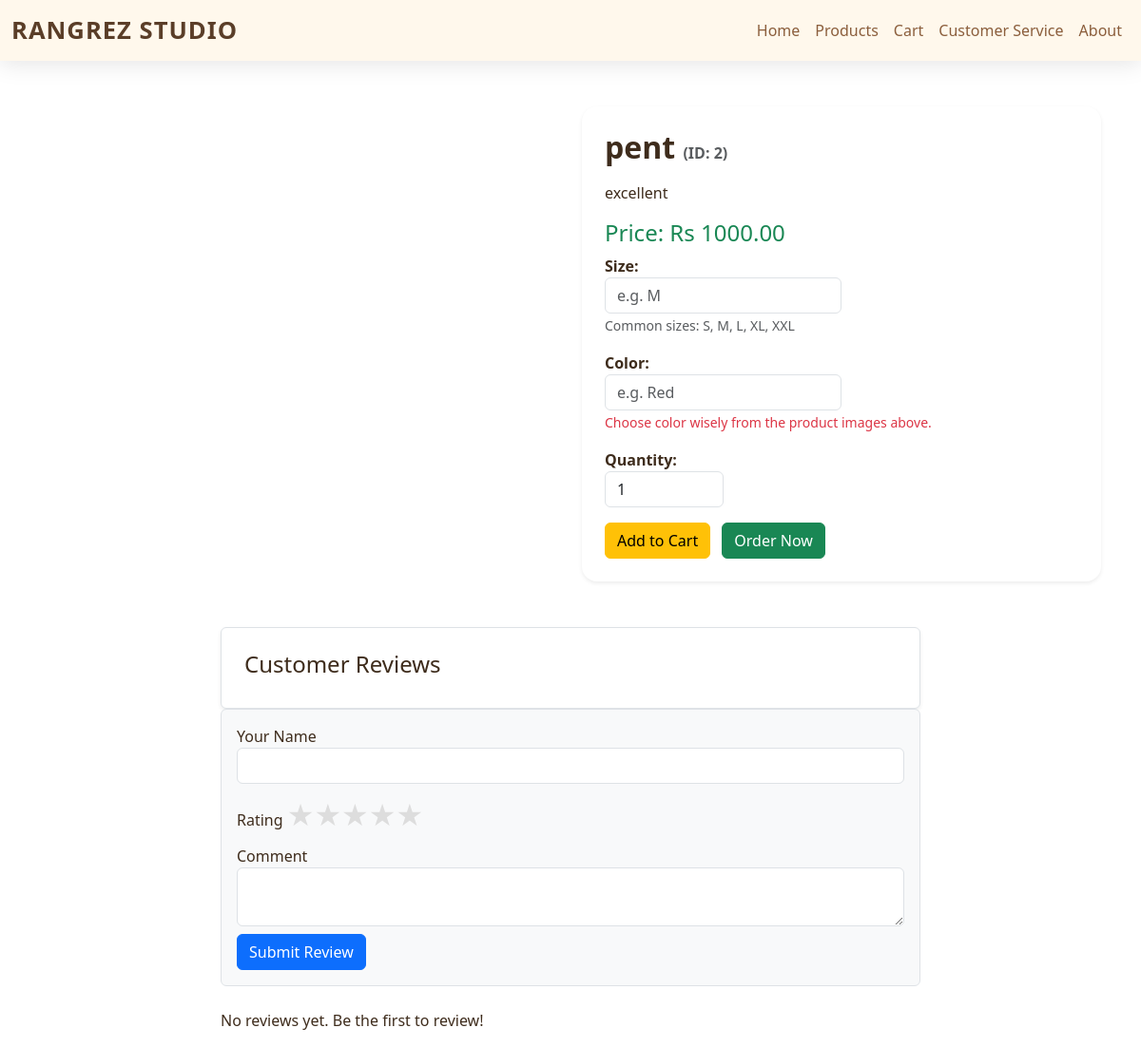
Screenshot of /products/2/ with the database file from the repository.
### shoppingapp/models.py (models this page shows, shortened)
class Product(models.Model):
    name = models.CharField(max_length=200)
    description = models.TextField()
    price = models.DecimalField(max_digits=10, decimal_places=2, null=True, blank=True)
    image = models.ImageField(upload_to='products/', blank=True, null=True)

### shoppingapp/views.py (the view)
# urls.py: path('products/<int:pk>/', views.product_detail, name='product_detail'),
def product_detail(request, pk):
    product = get_object_or_404(Product, pk=pk)
    reviews = product.reviews.all().order_by('-created_at')
    avg_rating = reviews.aggregate(models.Avg('rating'))['rating__avg']
    if request.method == 'POST':
        name = request.POST['name']
        rating = int(request.POST['rating'])
        comment = request.POST.get('comment', '')
        Review.objects.create(product=product, name=name, rating=rating, comment=comment)
        return redirect('product_detail', pk=pk)
    return render(request, 'myapp/product_detail.html', {
        'product': product,
        'reviews': reviews,
        'avg_rating': avg_rating,
    })

### shoppingapp/templates/myapp/product_detail.html (shortened to what this page needs)
{% load static %}
<!DOCTYPE html>
<html lang="en">
<head>
    <link rel="stylesheet" href="https://cdn.jsdelivr.net/npm/bootstrap@5.3.3/dist/css/bootstrap.min.css">
</head>
<body>
{% include 'myapp/navbar.html' %}
<div class="container mt-5">
    <div class="row">
        <div class="col-md-6">
        </div>
        <div class="col-md-6">
            <div class="bg-white p-4 shadow-sm rounded-4">
                <h2 class="fw-bold">{{ product.name }} <span class="text-muted fs-6">(ID: {{ product.id }})</span></h2>
                <p class="mt-3">{{ product.description }}</p>
                {% if product.price %}
                    <h4 class="mt-3 text-success">Price: Rs {{ product.price }}</h4>
                {% endif %}
<form method="post">
    <div class="mb-3">
        <label class="fw-bold">Size:</label>
        <input type="text" name="size" class="form-control w-50" placeholder="e.g. M" list="size-options" required>
        <small class="text-muted">Common sizes: S, M, L, XL, XXL</small>
    </div>
    <div class="mb-3">
        <label class="fw-bold">Color:</label>
        <input type="text" name="color" class="form-control w-50" placeholder="e.g. Red" list="color-options" required>
        <small class="text-danger">Choose color wisely from the product images above.</small>
    </div>
    <div class="mb-3">
        <label class="fw-bold">Quantity:</label>
        <input type="number" name="quantity" class="form-control w-25" min="1" value="1" required>
    </div>
    <button type="submit" formaction="{% url 'add_to_cart' product.id %}" class="btn btn-warning">Add to Cart</button>
    <button type="submit" formaction="{% url 'bulk_order_product' product.id %}" class="btn btn-success ms-2">Order Now</button>
</form>
            </div>
        </div>
    </div>
    <div class="row mt-5">
        <div class="col-lg-8 mx-auto">
            <div class="bg-white p-4 rounded border shadow-sm">
                <h4>Customer Reviews</h4>
            </div>
            <form method="post" class="mb-4 border rounded p-3 bg-light">
                <div class="mb-2">
                    <label>Your Name</label>
                    <input type="text" name="name" class="form-control" required>
                </div>
                <div class="mb-2">
                    <label>Rating</label>
                    <div class="star-rating">
                        {% for i in "54321" %}
                            <label for="star{{ i }}" title="{{ i }} stars">&#9733;</label>
                        {% endfor %}
                    </div>
                </div>
                <div class="mb-2">
                    <label>Comment</label>
                    <textarea name="comment" class="form-control"></textarea>
                </div>
                <button type="submit" class="btn btn-primary">Submit Review</button>
            </form>
            <div>
                {% for review in reviews %}
                <div class="border rounded p-2 mb-2 bg-white">
                    <strong>{{ review.name }}</strong>
                    <span>
                        {% for i in "12345" %}
                            {% if forloop.counter <= review.rating %}
                                <span class="text-warning">&#9733;</span>
                            {% else %}
                                <span class="text-secondary">&#9733;</span>
                            {% endif %}
                        {% endfor %}
                    </span>
                    <div class="small text-muted">{{ review.created_at|date:'M d, Y H:i' }}</div>
                    <div>{{ review.comment }}</div>
                </div>
                {% empty %}
                <p>No reviews yet. Be the first to review!</p>
                {% endfor %}
            </div>
        </div>
    </div>
</div>
</body>
</html>

### shoppingapp/templates/myapp/product_detail.html (style rules this page uses)
.star-rating { direction: rtl; display: inline-flex; font-size: 2rem; }
.star-rating label { color: #ddd; cursor: pointer; transition: color 0.2s; }

### rows the page displays
Product: name "pent", id "2", description "excellent", price "1000.00"
